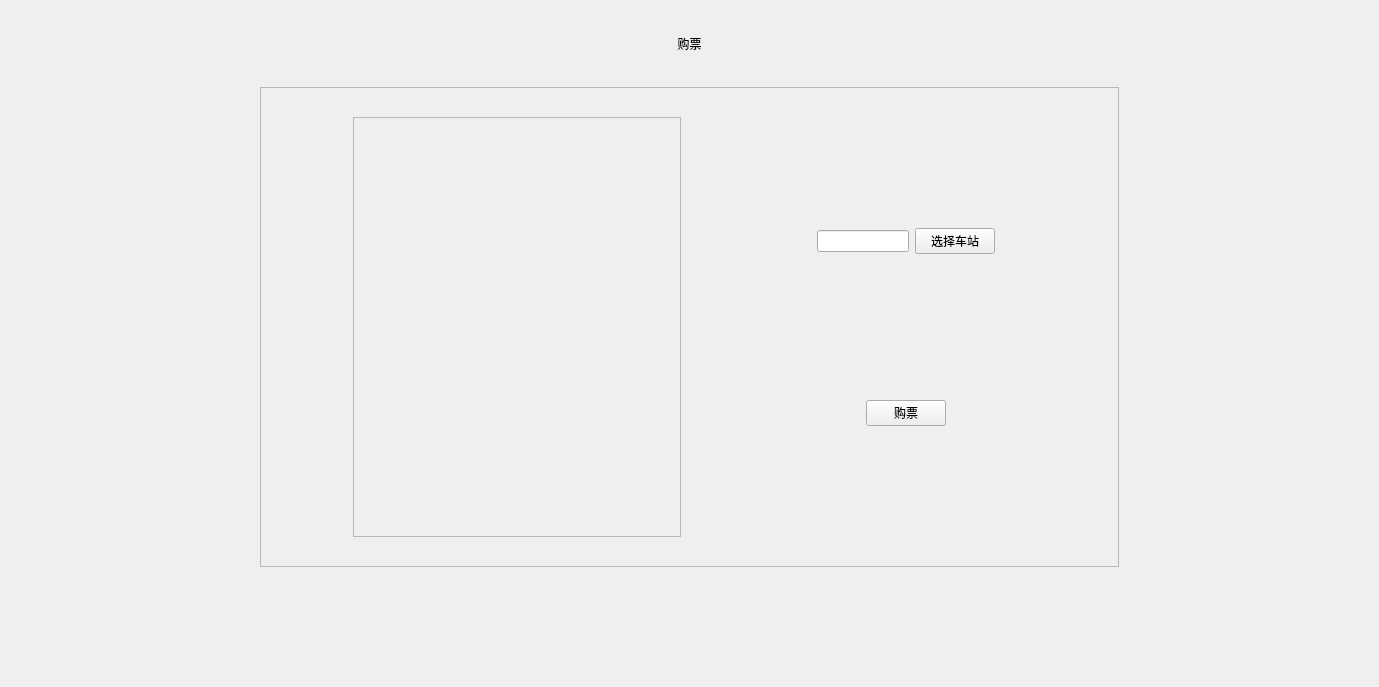
<?xml version="1.0" encoding="UTF-8"?>
<ui version="4.0">
 <class>TicketTransactionWidget</class>
 <widget class="QWidget" name="TicketTransactionWidget">
  <property name="geometry">
   <rect>
    <x>0</x>
    <y>0</y>
    <width>1379</width>
    <height>687</height>
   </rect>
  </property>
  <property name="windowTitle">
   <string>Form</string>
  </property>
  <layout class="QHBoxLayout" name="horizontalLayout">
   <property name="spacing">
    <number>0</number>
   </property>
   <property name="leftMargin">
    <number>0</number>
   </property>
   <property name="topMargin">
    <number>0</number>
   </property>
   <property name="rightMargin">
    <number>0</number>
   </property>
   <property name="bottomMargin">
    <number>0</number>
   </property>
   <item>
    <widget class="QWidget" name="subBg" native="true">
     <property name="autoFillBackground">
      <bool>true</bool>
     </property>
     <layout class="QVBoxLayout" name="verticalLayout_2" stretch="0,0,0,1,0">
      <property name="spacing">
       <number>0</number>
      </property>
      <property name="leftMargin">
       <number>0</number>
      </property>
      <property name="topMargin">
       <number>0</number>
      </property>
      <property name="rightMargin">
       <number>0</number>
      </property>
      <property name="bottomMargin">
       <number>0</number>
      </property>
      <item>
       <spacer name="verticalSpacer_4">
        <property name="orientation">
         <enum>Qt::Vertical</enum>
        </property>
        <property name="sizeType">
         <enum>QSizePolicy::Fixed</enum>
        </property>
        <property name="sizeHint" stdset="0">
         <size>
          <width>20</width>
          <height>35</height>
         </size>
        </property>
       </spacer>
      </item>
      <item>
       <widget class="QLabel" name="nameLabel">
        <property name="text">
         <string>购票</string>
        </property>
        <property name="alignment">
         <set>Qt::AlignCenter</set>
        </property>
       </widget>
      </item>
      <item>
       <spacer name="verticalSpacer_5">
        <property name="orientation">
         <enum>Qt::Vertical</enum>
        </property>
        <property name="sizeType">
         <enum>QSizePolicy::Fixed</enum>
        </property>
        <property name="sizeHint" stdset="0">
         <size>
          <width>20</width>
          <height>34</height>
         </size>
        </property>
       </spacer>
      </item>
      <item>
       <layout class="QHBoxLayout" name="horizontalLayout_4">
        <item>
         <spacer name="horizontalSpacer">
          <property name="orientation">
           <enum>Qt::Horizontal</enum>
          </property>
          <property name="sizeType">
           <enum>QSizePolicy::Fixed</enum>
          </property>
          <property name="sizeHint" stdset="0">
           <size>
            <width>260</width>
            <height>20</height>
           </size>
          </property>
         </spacer>
        </item>
        <item>
         <widget class="QFrame" name="centerFrame">
          <property name="frameShape">
           <enum>QFrame::StyledPanel</enum>
          </property>
          <property name="frameShadow">
           <enum>QFrame::Raised</enum>
          </property>
          <layout class="QHBoxLayout" name="horizontalLayout_5" stretch="1,0,0">
           <property name="leftMargin">
            <number>92</number>
           </property>
           <property name="topMargin">
            <number>0</number>
           </property>
           <property name="rightMargin">
            <number>123</number>
           </property>
           <property name="bottomMargin">
            <number>0</number>
           </property>
           <item>
            <widget class="QFrame" name="sampleFrame">
             <property name="sizePolicy">
              <sizepolicy hsizetype="Expanding" vsizetype="Preferred">
               <horstretch>0</horstretch>
               <verstretch>0</verstretch>
              </sizepolicy>
             </property>
             <property name="minimumSize">
              <size>
               <width>328</width>
               <height>420</height>
              </size>
             </property>
             <property name="maximumSize">
              <size>
               <width>328</width>
               <height>420</height>
              </size>
             </property>
             <property name="frameShape">
              <enum>QFrame::StyledPanel</enum>
             </property>
             <property name="frameShadow">
              <enum>QFrame::Raised</enum>
             </property>
            </widget>
           </item>
           <item>
            <spacer name="horizontalSpacer_5">
             <property name="orientation">
              <enum>Qt::Horizontal</enum>
             </property>
             <property name="sizeType">
              <enum>QSizePolicy::Fixed</enum>
             </property>
             <property name="sizeHint" stdset="0">
              <size>
               <width>130</width>
               <height>20</height>
              </size>
             </property>
            </spacer>
           </item>
           <item>
            <layout class="QVBoxLayout" name="verticalLayout">
             <item>
              <spacer name="verticalSpacer">
               <property name="orientation">
                <enum>Qt::Vertical</enum>
               </property>
               <property name="sizeHint" stdset="0">
                <size>
                 <width>20</width>
                 <height>40</height>
                </size>
               </property>
              </spacer>
             </item>
             <item>
              <layout class="QHBoxLayout" name="horizontalLayout_2">
               <item>
                <widget class="QLineEdit" name="stationNameLineEdit"/>
               </item>
               <item>
                <widget class="QPushButton" name="selectBtn1">
                 <property name="text">
                  <string>选择车站</string>
                 </property>
                </widget>
               </item>
              </layout>
             </item>
             <item>
              <spacer name="verticalSpacer_2">
               <property name="orientation">
                <enum>Qt::Vertical</enum>
               </property>
               <property name="sizeHint" stdset="0">
                <size>
                 <width>20</width>
                 <height>40</height>
                </size>
               </property>
              </spacer>
             </item>
             <item>
              <layout class="QHBoxLayout" name="horizontalLayout_3">
               <item>
                <spacer name="horizontalSpacer_3">
                 <property name="orientation">
                  <enum>Qt::Horizontal</enum>
                 </property>
                 <property name="sizeHint" stdset="0">
                  <size>
                   <width>40</width>
                   <height>20</height>
                  </size>
                 </property>
                </spacer>
               </item>
               <item>
                <widget class="QPushButton" name="payBtn">
                 <property name="sizePolicy">
                  <sizepolicy hsizetype="Minimum" vsizetype="Fixed">
                   <horstretch>0</horstretch>
                   <verstretch>0</verstretch>
                  </sizepolicy>
                 </property>
                 <property name="text">
                  <string>购票</string>
                 </property>
                </widget>
               </item>
               <item>
                <spacer name="horizontalSpacer_4">
                 <property name="orientation">
                  <enum>Qt::Horizontal</enum>
                 </property>
                 <property name="sizeHint" stdset="0">
                  <size>
                   <width>40</width>
                   <height>20</height>
                  </size>
                 </property>
                </spacer>
               </item>
              </layout>
             </item>
             <item>
              <spacer name="verticalSpacer_3">
               <property name="orientation">
                <enum>Qt::Vertical</enum>
               </property>
               <property name="sizeHint" stdset="0">
                <size>
                 <width>20</width>
                 <height>40</height>
                </size>
               </property>
              </spacer>
             </item>
            </layout>
           </item>
          </layout>
         </widget>
        </item>
        <item>
         <spacer name="horizontalSpacer_2">
          <property name="orientation">
           <enum>Qt::Horizontal</enum>
          </property>
          <property name="sizeType">
           <enum>QSizePolicy::Fixed</enum>
          </property>
          <property name="sizeHint" stdset="0">
           <size>
            <width>260</width>
            <height>20</height>
           </size>
          </property>
         </spacer>
        </item>
       </layout>
      </item>
      <item>
       <spacer name="verticalSpacer_6">
        <property name="orientation">
         <enum>Qt::Vertical</enum>
        </property>
        <property name="sizeType">
         <enum>QSizePolicy::Fixed</enum>
        </property>
        <property name="sizeHint" stdset="0">
         <size>
          <width>20</width>
          <height>120</height>
         </size>
        </property>
       </spacer>
      </item>
     </layout>
    </widget>
   </item>
  </layout>
 </widget>
 <resources/>
 <connections/>
</ui>
